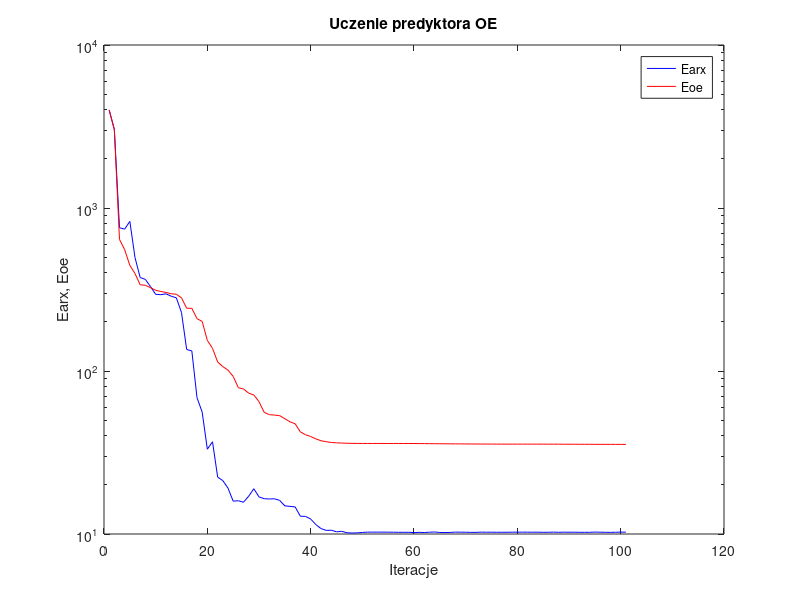
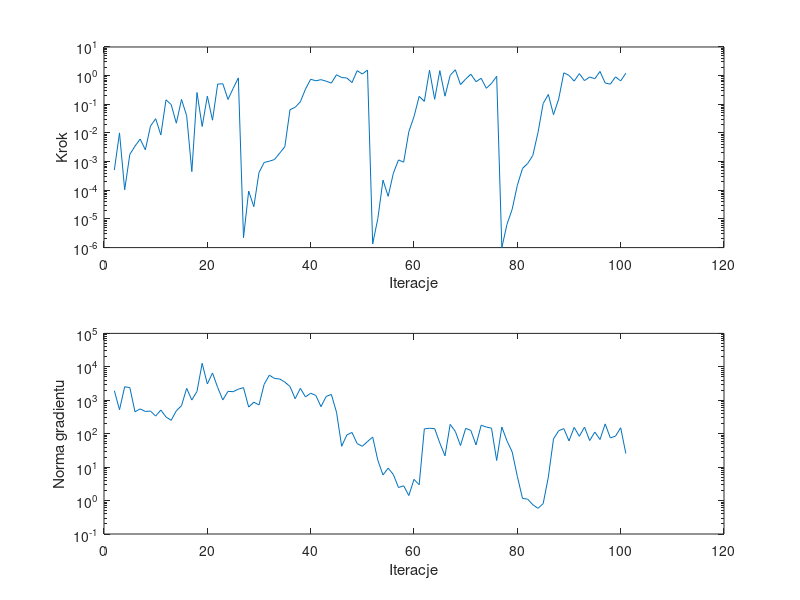

The MATLAB source for these figures, in order:
%uczenie predyktora oe
clear all;
n=0; farx(n+1)=3.991848e+003; foe(n+1)=3.991756e+003; wspucz(n+1)=0.000000e+000; ng(n+1)=0.000000e+000;
%odnowa zmiennej metryki
n=1; farx(n+1)=3.039588e+003; foe(n+1)=3.020334e+003; krok(n+1)=5.081655e-004; ng(n+1)=1.933915e+003;
n=2; farx(n+1)=7.568381e+002; foe(n+1)=6.414111e+002; krok(n+1)=1.004449e-002; ng(n+1)=5.208975e+002;
n=3; farx(n+1)=7.417617e+002; foe(n+1)=5.545388e+002; krok(n+1)=1.042068e-004; ng(n+1)=2.534304e+003;
n=4; farx(n+1)=8.285136e+002; foe(n+1)=4.449088e+002; krok(n+1)=1.792149e-003; ng(n+1)=2.393297e+003;
n=5; farx(n+1)=4.964987e+002; foe(n+1)=3.963130e+002; krok(n+1)=3.473809e-003; ng(n+1)=4.518721e+002;
n=6; farx(n+1)=3.744455e+002; foe(n+1)=3.380540e+002; krok(n+1)=6.130766e-003; ng(n+1)=5.523740e+002;
n=7; farx(n+1)=3.646956e+002; foe(n+1)=3.356845e+002; krok(n+1)=2.581388e-003; ng(n+1)=4.626566e+002;
n=8; farx(n+1)=3.293926e+002; foe(n+1)=3.243533e+002; krok(n+1)=1.740861e-002; ng(n+1)=4.753939e+002;
n=9; farx(n+1)=2.954549e+002; foe(n+1)=3.126793e+002; krok(n+1)=3.153338e-002; ng(n+1)=3.365318e+002;
n=10; farx(n+1)=2.939287e+002; foe(n+1)=3.075444e+002; krok(n+1)=8.483440e-003; ng(n+1)=5.096896e+002;
n=11; farx(n+1)=2.975453e+002; foe(n+1)=3.034205e+002; krok(n+1)=1.431809e-001; ng(n+1)=3.167607e+002;
n=12; farx(n+1)=2.876391e+002; foe(n+1)=2.977720e+002; krok(n+1)=9.809225e-002; ng(n+1)=2.512198e+002;
n=13; farx(n+1)=2.811807e+002; foe(n+1)=2.957105e+002; krok(n+1)=2.191235e-002; ng(n+1)=4.847403e+002;
n=14; farx(n+1)=2.282901e+002; foe(n+1)=2.811165e+002; krok(n+1)=1.481341e-001; ng(n+1)=6.883361e+002;
n=15; farx(n+1)=1.355126e+002; foe(n+1)=2.427549e+002; krok(n+1)=3.979978e-002; ng(n+1)=2.270511e+003;
n=16; farx(n+1)=1.327521e+002; foe(n+1)=2.424350e+002; krok(n+1)=4.494757e-004; ng(n+1)=1.015674e+003;
n=17; farx(n+1)=6.861935e+001; foe(n+1)=2.094521e+002; krok(n+1)=2.575123e-001; ng(n+1)=1.844855e+003;
n=18; farx(n+1)=5.595511e+001; foe(n+1)=2.014327e+002; krok(n+1)=1.684825e-002; ng(n+1)=1.276769e+004;
n=19; farx(n+1)=3.313324e+001; foe(n+1)=1.540333e+002; krok(n+1)=1.914311e-001; ng(n+1)=3.075019e+003;
n=20; farx(n+1)=3.681083e+001; foe(n+1)=1.377810e+002; krok(n+1)=2.788178e-002; ng(n+1)=6.539903e+003;
n=21; farx(n+1)=2.233703e+001; foe(n+1)=1.135382e+002; krok(n+1)=5.076613e-001; ng(n+1)=2.416178e+003;
n=22; farx(n+1)=2.127008e+001; foe(n+1)=1.063879e+002; krok(n+1)=5.203615e-001; ng(n+1)=1.023149e+003;
n=23; farx(n+1)=1.912052e+001; foe(n+1)=1.013185e+002; krok(n+1)=1.478545e-001; ng(n+1)=1.851710e+003;
n=24; farx(n+1)=1.590361e+001; foe(n+1)=9.262449e+001; krok(n+1)=3.604099e-001; ng(n+1)=1.803459e+003;
n=25; farx(n+1)=1.599925e+001; foe(n+1)=7.898497e+001; krok(n+1)=8.341234e-001; ng(n+1)=2.146698e+003;
%odnowa zmiennej metryki
n=26; farx(n+1)=1.566434e+001; foe(n+1)=7.760024e+001; krok(n+1)=2.208309e-006; ng(n+1)=2.388426e+003;
n=27; farx(n+1)=1.704880e+001; foe(n+1)=7.312268e+001; krok(n+1)=9.374630e-005; ng(n+1)=6.253441e+002;
n=28; farx(n+1)=1.895981e+001; foe(n+1)=7.122847e+001; krok(n+1)=2.677366e-005; ng(n+1)=8.754474e+002;
n=29; farx(n+1)=1.689042e+001; foe(n+1)=6.487718e+001; krok(n+1)=4.168272e-004; ng(n+1)=7.255698e+002;
n=30; farx(n+1)=1.646357e+001; foe(n+1)=5.576841e+001; krok(n+1)=9.352282e-004; ng(n+1)=3.005631e+003;
n=31; farx(n+1)=1.640385e+001; foe(n+1)=5.396519e+001; krok(n+1)=1.031514e-003; ng(n+1)=5.643914e+003;
n=32; farx(n+1)=1.644403e+001; foe(n+1)=5.363552e+001; krok(n+1)=1.184603e-003; ng(n+1)=4.485413e+003;
n=33; farx(n+1)=1.607293e+001; foe(n+1)=5.322493e+001; krok(n+1)=1.970836e-003; ng(n+1)=4.332222e+003;
n=34; farx(n+1)=1.488271e+001; foe(n+1)=5.097411e+001; krok(n+1)=3.303815e-003; ng(n+1)=3.497347e+003;
n=35; farx(n+1)=1.477427e+001; foe(n+1)=4.875864e+001; krok(n+1)=6.486639e-002; ng(n+1)=2.578860e+003;
n=36; farx(n+1)=1.465796e+001; foe(n+1)=4.743823e+001; krok(n+1)=7.866273e-002; ng(n+1)=1.111523e+003;
n=37; farx(n+1)=1.285678e+001; foe(n+1)=4.234793e+001; krok(n+1)=1.221956e-001; ng(n+1)=2.275264e+003;
n=38; farx(n+1)=1.281980e+001; foe(n+1)=4.062927e+001; krok(n+1)=3.404866e-001; ng(n+1)=1.260748e+003;
n=39; farx(n+1)=1.235701e+001; foe(n+1)=3.965375e+001; krok(n+1)=7.461831e-001; ng(n+1)=1.628610e+003;
n=40; farx(n+1)=1.142530e+001; foe(n+1)=3.834422e+001; krok(n+1)=6.608354e-001; ng(n+1)=1.391224e+003;
n=41; farx(n+1)=1.079555e+001; foe(n+1)=3.733145e+001; krok(n+1)=7.238598e-001; ng(n+1)=6.436261e+002;
n=42; farx(n+1)=1.052509e+001; foe(n+1)=3.683849e+001; krok(n+1)=6.400584e-001; ng(n+1)=1.299805e+003;
n=43; farx(n+1)=1.055211e+001; foe(n+1)=3.643409e+001; krok(n+1)=5.491644e-001; ng(n+1)=1.497630e+003;
n=44; farx(n+1)=1.031397e+001; foe(n+1)=3.626224e+001; krok(n+1)=1.073054e+000; ng(n+1)=4.396282e+002;
n=45; farx(n+1)=1.038749e+001; foe(n+1)=3.612809e+001; krok(n+1)=8.576098e-001; ng(n+1)=4.201361e+001;
n=46; farx(n+1)=1.017912e+001; foe(n+1)=3.603020e+001; krok(n+1)=8.289013e-001; ng(n+1)=9.196640e+001;
n=47; farx(n+1)=1.014038e+001; foe(n+1)=3.598902e+001; krok(n+1)=5.732413e-001; ng(n+1)=1.088455e+002;
n=48; farx(n+1)=1.015721e+001; foe(n+1)=3.595805e+001; krok(n+1)=1.492310e+000; ng(n+1)=5.045407e+001;
n=49; farx(n+1)=1.022372e+001; foe(n+1)=3.593878e+001; krok(n+1)=1.138542e+000; ng(n+1)=4.209812e+001;
n=50; farx(n+1)=1.026832e+001; foe(n+1)=3.592791e+001; krok(n+1)=1.566431e+000; ng(n+1)=5.836465e+001;
%odnowa zmiennej metryki
n=51; farx(n+1)=1.026838e+001; foe(n+1)=3.592693e+001; krok(n+1)=1.343288e-006; ng(n+1)=7.949018e+001;
n=52; farx(n+1)=1.026776e+001; foe(n+1)=3.592666e+001; krok(n+1)=1.031748e-005; ng(n+1)=1.601898e+001;
n=53; farx(n+1)=1.026823e+001; foe(n+1)=3.592528e+001; krok(n+1)=2.266194e-004; ng(n+1)=5.817683e+000;
n=54; farx(n+1)=1.026194e+001; foe(n+1)=3.592467e+001; krok(n+1)=6.153829e-005; ng(n+1)=9.313034e+000;
n=55; farx(n+1)=1.025503e+001; foe(n+1)=3.592305e+001; krok(n+1)=3.919520e-004; ng(n+1)=6.016508e+000;
n=56; farx(n+1)=1.024165e+001; foe(n+1)=3.592242e+001; krok(n+1)=1.146884e-003; ng(n+1)=2.456099e+000;
n=57; farx(n+1)=1.024293e+001; foe(n+1)=3.592157e+001; krok(n+1)=9.576184e-004; ng(n+1)=2.761254e+000;
n=58; farx(n+1)=1.024563e+001; foe(n+1)=3.591927e+001; krok(n+1)=1.109636e-002; ng(n+1)=1.411807e+000;
n=59; farx(n+1)=1.019761e+001; foe(n+1)=3.591149e+001; krok(n+1)=3.715822e-002; ng(n+1)=4.309523e+000;
n=60; farx(n+1)=1.023962e+001; foe(n+1)=3.587348e+001; krok(n+1)=1.892883e-001; ng(n+1)=2.970196e+000;
n=61; farx(n+1)=1.021208e+001; foe(n+1)=3.586704e+001; krok(n+1)=1.269153e-001; ng(n+1)=1.394938e+002;
n=62; farx(n+1)=1.025868e+001; foe(n+1)=3.582783e+001; krok(n+1)=1.554381e+000; ng(n+1)=1.454786e+002;
n=63; farx(n+1)=1.028837e+001; foe(n+1)=3.582015e+001; krok(n+1)=1.495129e-001; ng(n+1)=1.415561e+002;
n=64; farx(n+1)=1.021717e+001; foe(n+1)=3.578218e+001; krok(n+1)=1.494130e+000; ng(n+1)=5.225521e+001;
n=65; farx(n+1)=1.020341e+001; foe(n+1)=3.576272e+001; krok(n+1)=1.919189e-001; ng(n+1)=2.176724e+001;
n=66; farx(n+1)=1.022568e+001; foe(n+1)=3.574132e+001; krok(n+1)=1.027715e+000; ng(n+1)=1.899861e+002;
n=67; farx(n+1)=1.027056e+001; foe(n+1)=3.572049e+001; krok(n+1)=1.601363e+000; ng(n+1)=1.166230e+002;
n=68; farx(n+1)=1.026066e+001; foe(n+1)=3.570657e+001; krok(n+1)=4.858657e-001; ng(n+1)=4.421960e+001;
n=69; farx(n+1)=1.025392e+001; foe(n+1)=3.568918e+001; krok(n+1)=7.610808e-001; ng(n+1)=1.441006e+002;
n=70; farx(n+1)=1.023425e+001; foe(n+1)=3.567115e+001; krok(n+1)=1.120145e+000; ng(n+1)=1.253032e+002;
n=71; farx(n+1)=1.023646e+001; foe(n+1)=3.565955e+001; krok(n+1)=6.167589e-001; ng(n+1)=4.625053e+001;
n=72; farx(n+1)=1.026864e+001; foe(n+1)=3.564052e+001; krok(n+1)=8.088973e-001; ng(n+1)=1.792402e+002;
n=73; farx(n+1)=1.025441e+001; foe(n+1)=3.563265e+001; krok(n+1)=3.619299e-001; ng(n+1)=1.581954e+002;
n=74; farx(n+1)=1.025790e+001; foe(n+1)=3.562024e+001; krok(n+1)=5.344503e-001; ng(n+1)=1.458849e+002;
n=75; farx(n+1)=1.024917e+001; foe(n+1)=3.560323e+001; krok(n+1)=9.512526e-001; ng(n+1)=1.582096e+001;
%odnowa zmiennej metryki
n=76; farx(n+1)=1.024876e+001; foe(n+1)=3.560060e+001; krok(n+1)=1.001277e-006; ng(n+1)=1.586719e+002;
n=77; farx(n+1)=1.025051e+001; foe(n+1)=3.559819e+001; krok(n+1)=6.521697e-006; ng(n+1)=6.077394e+001;
n=78; farx(n+1)=1.026226e+001; foe(n+1)=3.559591e+001; krok(n+1)=2.167257e-005; ng(n+1)=2.852559e+001;
n=79; farx(n+1)=1.026341e+001; foe(n+1)=3.559545e+001; krok(n+1)=1.494724e-004; ng(n+1)=5.305736e+000;
n=80; farx(n+1)=1.026590e+001; foe(n+1)=3.559536e+001; krok(n+1)=5.758264e-004; ng(n+1)=1.164746e+000;
n=81; farx(n+1)=1.026183e+001; foe(n+1)=3.559526e+001; krok(n+1)=8.605927e-004; ng(n+1)=1.099145e+000;
n=82; farx(n+1)=1.025860e+001; foe(n+1)=3.559518e+001; krok(n+1)=1.651908e-003; ng(n+1)=7.499450e-001;
n=83; farx(n+1)=1.025952e+001; foe(n+1)=3.559493e+001; krok(n+1)=1.038090e-002; ng(n+1)=5.845713e-001;
n=84; farx(n+1)=1.024504e+001; foe(n+1)=3.559048e+001; krok(n+1)=1.067078e-001; ng(n+1)=8.092685e-001;
n=85; farx(n+1)=1.024834e+001; foe(n+1)=3.558063e+001; krok(n+1)=2.205796e-001; ng(n+1)=5.022985e+000;
n=86; farx(n+1)=1.027013e+001; foe(n+1)=3.557768e+001; krok(n+1)=4.346837e-002; ng(n+1)=6.983937e+001;
n=87; farx(n+1)=1.024347e+001; foe(n+1)=3.557516e+001; krok(n+1)=1.523673e-001; ng(n+1)=1.228756e+002;
n=88; farx(n+1)=1.026341e+001; foe(n+1)=3.555986e+001; krok(n+1)=1.254669e+000; ng(n+1)=1.418900e+002;
n=89; farx(n+1)=1.025392e+001; foe(n+1)=3.554879e+001; krok(n+1)=1.021441e+000; ng(n+1)=6.091313e+001;
n=90; farx(n+1)=1.025823e+001; foe(n+1)=3.553862e+001; krok(n+1)=6.449478e-001; ng(n+1)=1.545902e+002;
n=91; farx(n+1)=1.024388e+001; foe(n+1)=3.552733e+001; krok(n+1)=1.177790e+000; ng(n+1)=8.349197e+001;
n=92; farx(n+1)=1.024266e+001; foe(n+1)=3.551827e+001; krok(n+1)=6.698571e-001; ng(n+1)=1.576889e+002;
n=93; farx(n+1)=1.024465e+001; foe(n+1)=3.550930e+001; krok(n+1)=8.957909e-001; ng(n+1)=6.245008e+001;
n=94; farx(n+1)=1.027557e+001; foe(n+1)=3.549992e+001; krok(n+1)=7.808753e-001; ng(n+1)=1.119051e+002;
n=95; farx(n+1)=1.025921e+001; foe(n+1)=3.549101e+001; krok(n+1)=1.402391e+000; ng(n+1)=6.698627e+001;
n=96; farx(n+1)=1.024602e+001; foe(n+1)=3.548283e+001; krok(n+1)=5.534700e-001; ng(n+1)=1.962349e+002;
n=97; farx(n+1)=1.023406e+001; foe(n+1)=3.547655e+001; krok(n+1)=5.045340e-001; ng(n+1)=7.479817e+001;
n=98; farx(n+1)=1.025016e+001; foe(n+1)=3.546967e+001; krok(n+1)=9.073805e-001; ng(n+1)=8.443028e+001;
n=99; farx(n+1)=1.026969e+001; foe(n+1)=3.546517e+001; krok(n+1)=6.537835e-001; ng(n+1)=1.507124e+002;
n=100; farx(n+1)=1.026541e+001; foe(n+1)=3.545639e+001; krok(n+1)=1.216368e+000; ng(n+1)=2.556201e+001;

figure; semilogy(farx,'b'); hold on; semilogy(foe,'r'); xlabel('Iteracje'); ylabel('Earx, Eoe'); legend('Earx','Eoe'); title('Uczenie predyktora OE');
figure; subplot(2,1,1); semilogy(krok); xlabel('Iteracje'); ylabel('Krok');
subplot(2,1,2); semilogy(ng); xlabel('Iteracje'); ylabel('Norma gradientu');
Earx=farx(n+1)
Eoe=foe(n+1)
